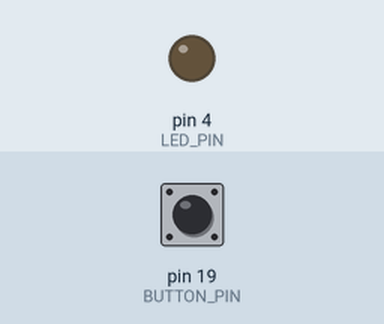
Simulated run of this sketch. Board: Arduino Uno, built with avr-gcc and run on an emulated ATmega328P. On the bench: output pins drawn as LEDs (lit = HIGH). Inputs (shaded band) come from the test bench; at power-on: pin 19 (BUTTON_PIN) HIGH. What the sketch prints to the serial monitor is not drawn.

Above: at 1.2 s.
1.3 s: pin 19 (BUTTON_PIN) pulled LOW for 0.15 s
At 1.37 s:
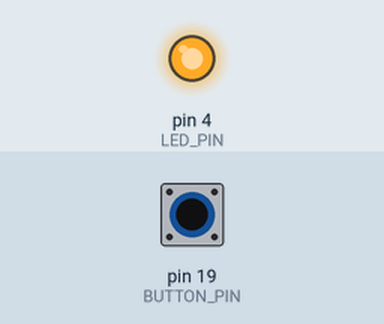
2.9 s: pin 19 (BUTTON_PIN) pulled LOW for 3.2 s
At 6.6 s:
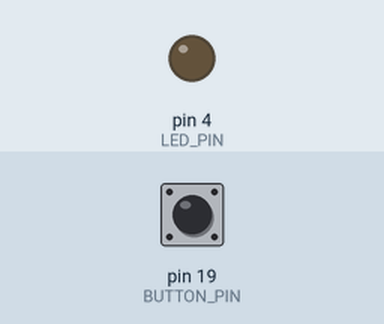
Timing chart, 0 to 8.1 s (numbered marks = the images above; inputs shaded):
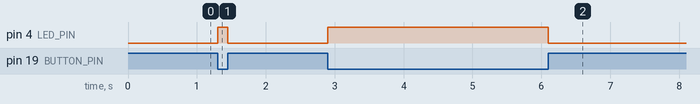

Measured:
- after the input at 1.3 s, pin 4 (LED_PIN): LOW → HIGH at once, → LOW 0.15 s later
- after the input at 2.9 s, pin 4 (LED_PIN): LOW → HIGH at once, → LOW 3.2 s later

The sketch:

button_blink.ino
```cpp
#define BUTTON_PIN 19
#define LED_PIN 4

void setup() {
  Serial.begin(115200);
  pinMode(BUTTON_PIN, INPUT_PULLUP);
  pinMode(LED_PIN, OUTPUT);
}

void loop() {
  int state = digitalRead(BUTTON_PIN);
  if (state == LOW) {
    digitalWrite(LED_PIN, HIGH);   // pressed
  } else {
    digitalWrite(LED_PIN, LOW);    // released
  }
  Serial.println(state);
}
```
